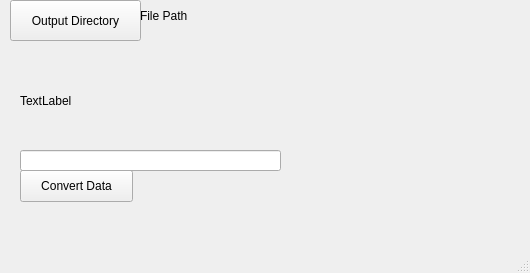
<?xml version="1.0" encoding="UTF-8"?>
<ui version="4.0">
 <class>MainWindow</class>
 <widget class="QMainWindow" name="MainWindow">
  <property name="geometry">
   <rect>
    <x>0</x>
    <y>0</y>
    <width>530</width>
    <height>273</height>
   </rect>
  </property>
  <property name="windowTitle">
   <string>MainWindow</string>
  </property>
  <widget class="QWidget" name="centralwidget">
   <widget class="QPushButton" name="convertData">
    <property name="geometry">
     <rect>
      <x>20</x>
      <y>170</y>
      <width>113</width>
      <height>32</height>
     </rect>
    </property>
    <property name="text">
     <string>Convert Data</string>
    </property>
   </widget>
   <widget class="QLineEdit" name="textEntry">
    <property name="geometry">
     <rect>
      <x>20</x>
      <y>150</y>
      <width>261</width>
      <height>21</height>
     </rect>
    </property>
   </widget>
   <widget class="QLabel" name="displayLabel">
    <property name="geometry">
     <rect>
      <x>140</x>
      <y>0</y>
      <width>381</width>
      <height>31</height>
     </rect>
    </property>
    <property name="text">
     <string>File Path</string>
    </property>
    <property name="wordWrap">
     <bool>true</bool>
    </property>
   </widget>
   <widget class="QLabel" name="textboxText">
    <property name="geometry">
     <rect>
      <x>20</x>
      <y>50</y>
      <width>361</width>
      <height>101</height>
     </rect>
    </property>
    <property name="text">
     <string>TextLabel</string>
    </property>
    <property name="wordWrap">
     <bool>true</bool>
    </property>
   </widget>
   <widget class="QPushButton" name="locateFile">
    <property name="geometry">
     <rect>
      <x>10</x>
      <y>0</y>
      <width>131</width>
      <height>41</height>
     </rect>
    </property>
    <property name="text">
     <string>Output Directory</string>
    </property>
   </widget>
  </widget>
  <widget class="QMenuBar" name="menubar">
   <property name="geometry">
    <rect>
     <x>0</x>
     <y>0</y>
     <width>530</width>
     <height>24</height>
    </rect>
   </property>
  </widget>
  <widget class="QStatusBar" name="statusbar"/>
 </widget>
 <resources/>
 <connections/>
</ui>
